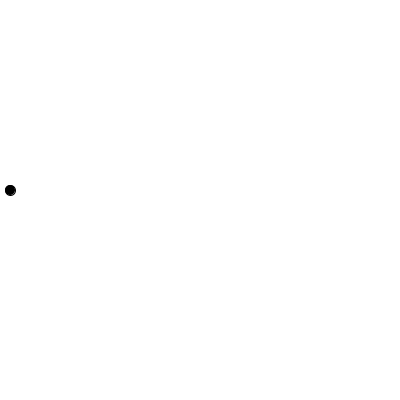
Frame 1 (no input)
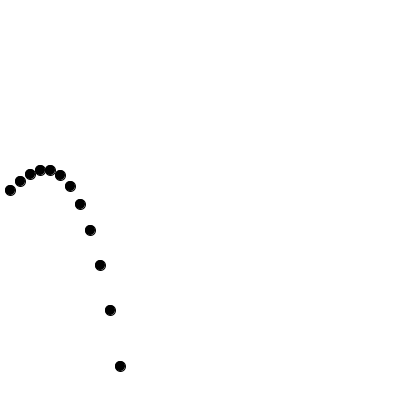
Frame 60 (the mouse pressed at the canvas centre just before this capture)
Frame 120 (the mouse held since frame 60 and released just before this capture): identical to frame 60, image omitted

The Processing sketch that drew these frames (run headless with seeded random() and noise(); from frame 60 on, the mouse is pressed at the canvas centre):

// Processing sketch: moving
// ── moving.pde
//You have to change value of each variable.
//Refer to papers for details.


float x = 00; //position of x
float y = 200; //position of y

float vlx = 10; //velocity of x
float vly = -10; //velocity of y

float acx = 0; //acceleration of x
float acy = 1; //acceleration of y

float t = 0;

void Gongi_umjigigo_isseoyo(){
  
  vlx = vlx + (t * acx);
  vly = vly + (t * acy);
  
  x = x + vlx;
  y = y + vly;
  
  fill(0);
  ellipse(x, y, 10, 10);
  
}

void setup(){
  size(400, 400);
  
  background(255); 
}

void draw(){
  Gongi_umjigigo_isseoyo();
  
  t++;
  
  delay(100);
}
